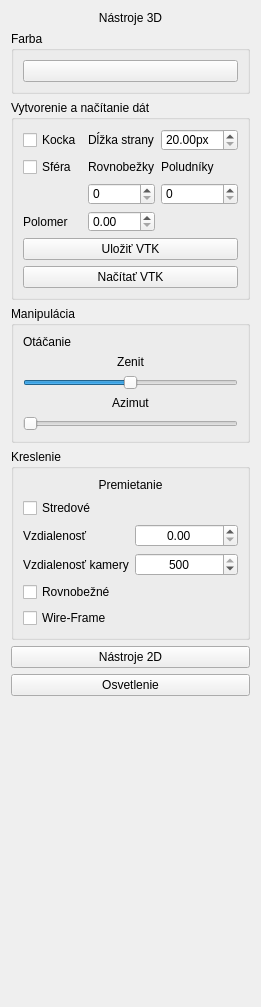
      <widget class="QWidget" name="Tools3D">
       <layout class="QVBoxLayout" name="verticalLayout_5">
        <item>
         <widget class="QLabel" name="label_3">
          <property name="maximumSize">
           <size>
            <width>16777215</width>
            <height>20</height>
           </size>
          </property>
          <property name="text">
           <string>Nástroje 3D</string>
          </property>
          <property name="alignment">
           <set>Qt::AlignCenter</set>
          </property>
         </widget>
        </item>
        <item>
         <widget class="QGroupBox" name="groupBox_6">
          <property name="title">
           <string>Farba</string>
          </property>
          <layout class="QVBoxLayout" name="verticalLayout_6">
           <item>
            <widget class="QPushButton" name="pushButton3DColor">
             <property name="text">
              <string/>
             </property>
            </widget>
           </item>
          </layout>
         </widget>
        </item>
        <item>
         <widget class="QGroupBox" name="groupBox_5">
          <property name="maximumSize">
           <size>
            <width>16777215</width>
            <height>200</height>
           </size>
          </property>
          <property name="title">
           <string>Vytvorenie a načítanie dát</string>
          </property>
          <layout class="QGridLayout" name="gridLayout_5">
           <item row="3" column="2">
            <widget class="QSpinBox" name="spinBoxParallels">
             <property name="maximum">
              <number>100</number>
             </property>
            </widget>
           </item>
           <item row="4" column="2">
            <widget class="QDoubleSpinBox" name="doubleSpinBoxSphereRadius">
             <property name="maximum">
              <double>150.000000000000000</double>
             </property>
             <property name="singleStep">
              <double>5.000000000000000</double>
             </property>
            </widget>
           </item>
           <item row="2" column="3">
            <widget class="QLabel" name="label_6">
             <property name="text">
              <string>Poludníky</string>
             </property>
            </widget>
           </item>
           <item row="3" column="3">
            <widget class="QSpinBox" name="spinBoxMeridians">
             <property name="maximum">
              <number>100</number>
             </property>
            </widget>
           </item>
           <item row="5" column="1" colspan="3">
            <widget class="QPushButton" name="pushButtonSaveVTK3D">
             <property name="maximumSize">
              <size>
               <width>16777215</width>
               <height>30</height>
              </size>
             </property>
             <property name="text">
              <string>Uložiť VTK</string>
             </property>
            </widget>
           </item>
           <item row="2" column="2">
            <widget class="QLabel" name="label_5">
             <property name="text">
              <string>Rovnobežky</string>
             </property>
            </widget>
           </item>
           <item row="1" column="3">
            <widget class="QDoubleSpinBox" name="doubleSpinBoxCube">
             <property name="suffix">
              <string>px</string>
             </property>
             <property name="minimum">
              <double>20.000000000000000</double>
             </property>
             <property name="maximum">
              <double>150.000000000000000</double>
             </property>
            </widget>
           </item>
           <item row="1" column="2">
            <widget class="QLabel" name="label_4">
             <property name="text">
              <string>Dĺžka strany</string>
             </property>
            </widget>
           </item>
           <item row="2" column="1">
            <widget class="QCheckBox" name="checkBoxSphere">
             <property name="text">
              <string>Sféra</string>
             </property>
            </widget>
           </item>
           <item row="4" column="1">
            <widget class="QLabel" name="label_7">
             <property name="text">
              <string>Polomer</string>
             </property>
            </widget>
           </item>
           <item row="1" column="1">
            <widget class="QCheckBox" name="checkBoxCube">
             <property name="text">
              <string>Kocka</string>
             </property>
            </widget>
           </item>
           <item row="6" column="1" colspan="3">
            <widget class="QPushButton" name="pushButtonOpenVTK3D">
             <property name="text">
              <string>Načítať VTK</string>
             </property>
            </widget>
           </item>
          </layout>
         </widget>
        </item>
        <item>
         <widget class="QGroupBox" name="groupBox_7">
          <property name="maximumSize">
           <size>
            <width>16777215</width>
            <height>200</height>
           </size>
          </property>
          <property name="title">
           <string>Manipulácia</string>
          </property>
          <layout class="QGridLayout" name="gridLayout_6">
           <item row="1" column="0">
            <widget class="QLabel" name="label_8">
             <property name="maximumSize">
              <size>
               <width>16777215</width>
               <height>25</height>
              </size>
             </property>
             <property name="text">
              <string>Zenit</string>
             </property>
             <property name="alignment">
              <set>Qt::AlignCenter</set>
             </property>
            </widget>
           </item>
           <item row="3" column="0">
            <widget class="QLabel" name="label_9">
             <property name="maximumSize">
              <size>
               <width>16777215</width>
               <height>25</height>
              </size>
             </property>
             <property name="text">
              <string>Azimut</string>
             </property>
             <property name="alignment">
              <set>Qt::AlignCenter</set>
             </property>
            </widget>
           </item>
           <item row="2" column="0">
            <widget class="QSlider" name="horizontalSliderZenith">
             <property name="minimum">
              <number>-90</number>
             </property>
             <property name="maximum">
              <number>90</number>
             </property>
             <property name="orientation">
              <enum>Qt::Horizontal</enum>
             </property>
            </widget>
           </item>
           <item row="4" column="0">
            <widget class="QSlider" name="horizontalSliderAzimuth">
             <property name="maximum">
              <number>360</number>
             </property>
             <property name="orientation">
              <enum>Qt::Horizontal</enum>
             </property>
            </widget>
           </item>
           <item row="0" column="0">
            <widget class="QLabel" name="label_10">
             <property name="maximumSize">
              <size>
               <width>16777215</width>
               <height>35</height>
              </size>
             </property>
             <property name="text">
              <string>Otáčanie</string>
             </property>
             <property name="textFormat">
              <enum>Qt::PlainText</enum>
             </property>
             <property name="scaledContents">
              <bool>false</bool>
             </property>
            </widget>
           </item>
          </layout>
         </widget>
        </item>
        <item>
         <widget class="QGroupBox" name="groupBox_8">
          <property name="title">
           <string>Kreslenie</string>
          </property>
          <layout class="QGridLayout" name="gridLayout_7">
           <item row="2" column="1">
            <widget class="QDoubleSpinBox" name="doubleSpinBoxDistance">
             <property name="alignment">
              <set>Qt::AlignCenter</set>
             </property>
             <property name="maximum">
              <double>1000.000000000000000</double>
             </property>
             <property name="singleStep">
              <double>0.100000000000000</double>
             </property>
            </widget>
           </item>
           <item row="0" column="0" colspan="2">
            <widget class="QLabel" name="label_11">
             <property name="text">
              <string>Premietanie</string>
             </property>
             <property name="alignment">
              <set>Qt::AlignCenter</set>
             </property>
            </widget>
           </item>
           <item row="5" column="0">
            <widget class="QCheckBox" name="checkBoxWireFrame">
             <property name="text">
              <string>Wire-Frame</string>
             </property>
            </widget>
           </item>
           <item row="1" column="0" colspan="2">
            <widget class="QCheckBox" name="checkBoxCentralProjection">
             <property name="text">
              <string>Stredové</string>
             </property>
            </widget>
           </item>
           <item row="4" column="0" colspan="2">
            <widget class="QCheckBox" name="checkBoxParallelProjection">
             <property name="text">
              <string>Rovnobežné</string>
             </property>
            </widget>
           </item>
           <item row="2" column="0">
            <widget class="QLabel" name="label_12">
             <property name="text">
              <string>Vzdialenosť</string>
             </property>
            </widget>
           </item>
           <item row="3" column="1">
            <widget class="QSpinBox" name="spinBoxCameraDistance">
             <property name="alignment">
              <set>Qt::AlignCenter</set>
             </property>
             <property name="minimum">
              <number>-500</number>
             </property>
             <property name="maximum">
              <number>500</number>
             </property>
             <property name="value">
              <number>500</number>
             </property>
            </widget>
           </item>
           <item row="3" column="0">
            <widget class="QLabel" name="label_29">
             <property name="text">
              <string>Vzdialenosť kamery</string>
             </property>
            </widget>
           </item>
          </layout>
         </widget>
        </item>
        <item>
         <widget class="QPushButton" name="pushButton2DTools">
          <property name="maximumSize">
           <size>
            <width>16777215</width>
            <height>30</height>
           </size>
          </property>
          <property name="text">
           <string>Nástroje 2D</string>
          </property>
         </widget>
        </item>
        <item>
         <widget class="QPushButton" name="pushButtonLighting">
          <property name="text">
           <string>Osvetlenie</string>
          </property>
         </widget>
        </item>
        <item>
         <spacer name="verticalSpacer">
          <property name="orientation">
           <enum>Qt::Vertical</enum>
          </property>
          <property name="sizeType">
           <enum>QSizePolicy::Expanding</enum>
          </property>
          <property name="sizeHint" stdset="0">
           <size>
            <width>20</width>
            <height>300</height>
           </size>
          </property>
         </spacer>
        </item>
       </layout>
      </widget>
